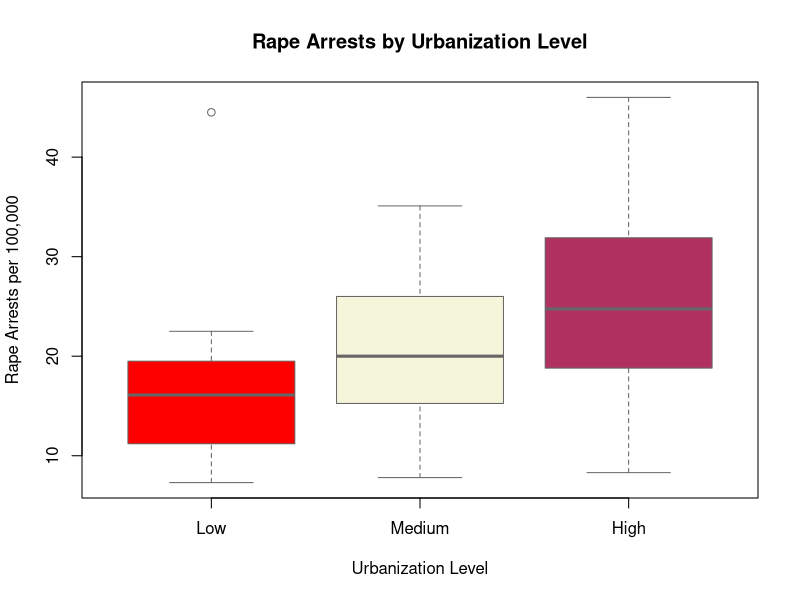

Reproduce this figure in R.
## ---- chunk 1
summary(USArrests)
## ---- chunk 2
# Create a categorical variable based on UrbanPop
USArrests$UrbanGroup <- cut(USArrests$UrbanPop,
                            breaks = c(0, 50, 75, 100),
                            labels = c("Low", "Medium", "High"))
## ---- chunk 3
# Check how many states fall into each group
table(USArrests$UrbanGroup)
## ---- chunk 4
# Boxplot of rape arrest rates grouped by urban population categories
boxplot(Rape ~ UrbanGroup, data = USArrests,
        main = "Rape Arrests by Urbanization Level",
        xlab = "Urbanization Level",
        ylab = "Rape Arrests per 100,000",
        col = c("red", "beige", "maroon"),#first change
        border = "gray40")
